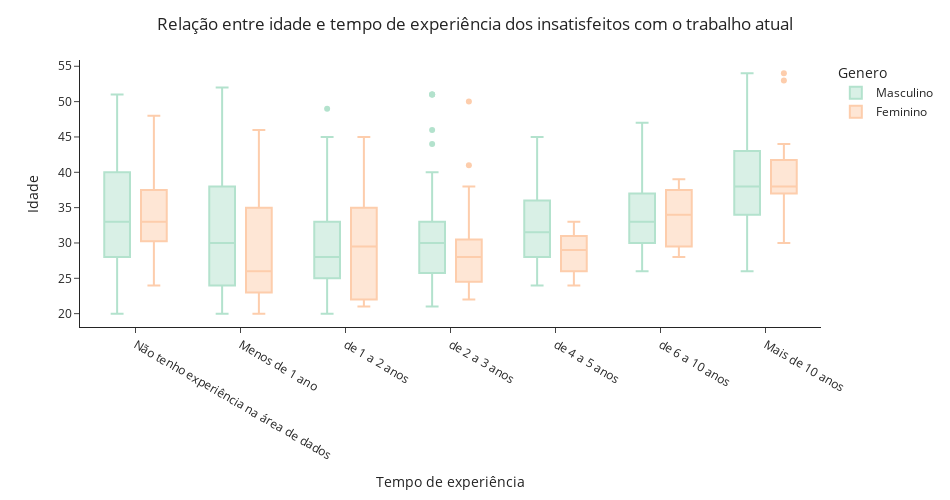

The cell this chart's notebook holds for it:
### Markdown cell above
É possível observar que há uma maior concentração de insatisfação nos primeiros anos de carreira para ambos os gêneros, com uma diferença mais acentuada na fase inicial.

### Code cell
# Visualização utilizando o Plotly

insatisfeitos = df.loc[df['Você está satisfeito na sua empresa atual?']==0, 
                       ['Genero', 'Quanto tempo de experiência na área de dados você tem?', 'Idade']]

fig = px.box(insatisfeitos, 
       x = 'Quanto tempo de experiência na área de dados você tem?', 
       y = 'Idade',
       color='Genero',
       template='simple_white',
       category_orders={
                        'Quanto tempo de experiência na área de dados você tem?': [
                            'Não tenho experiência na área de dados',
                            'Menos de 1 ano',
                            'de 1 a 2 anos',
                            'de 2 a 3 anos',
                            'de 4 a 5 anos',
                            'de 6 a 10 anos',
                            'Mais de 10 anos',
                            ]
                        },
       labels = {'Quanto tempo de experiência na área de dados você tem?': 'Tempo de experiência'},
       color_discrete_sequence=color_pal,
       )

fig.update_layout(width=950, height=500, 
                  title_text='Relação entre idade e tempo de experiência dos insatisfeitos com o trabalho atual',
                  title_x=0.50
                  )

fig.show()

### Figure 1 — Plotly figure (JSON) as saved in the notebook; plotly's stock layout.template omitted (floating-point values rounded to 4 significant figures; data arrays with more than 128 entries replaced by an {"elided": "..."} marker saying what was removed)
{"data": [{"alignmentgroup": "True", "hovertemplate": "Genero=Masculino<br>Tempo de experiência=%{x}<br>Idade=%{y}<extra></extra>", "legendgroup": "Masculino", "marker": {"color": "#b3e2cd"}, "name": "Masculino", "notched": false, "offsetgroup": "Masculino", "orientation": "v", "showlegend": true, "type": "box", "x": {"elided": "492 str values"}, "x0": " ", "xaxis": "x", "y": {"elided": "492 int values"}, "y0": " ", "yaxis": "y"}, {"alignmentgroup": "True", "hovertemplate": "Genero=Feminino<br>Tempo de experiência=%{x}<br>Idade=%{y}<extra></extra>", "legendgroup": "Feminino", "marker": {"color": "#fdcdac"}, "name": "Feminino", "notched": false, "offsetgroup": "Feminino", "orientation": "v", "showlegend": true, "type": "box", "x": ["Mais de 10 anos", "Mais de 10 anos", "de 4 a 5 anos", "de 1 a 2 anos", "de 2 a 3 anos", "Mais de 10 anos", "de 1 a 2 anos", "Mais de 10 anos", "Não tenho experiência na área de dados", "Mais de 10 anos", "de 2 a 3 anos", "Mais de 10 anos", "de 6 a 10 anos", "de 1 a 2 anos", "Menos de 1 ano", "de 1 a 2 anos", "Não tenho experiência na área de dados", "de 1 a 2 anos", "Não tenho experiência na área de dados", "de 2 a 3 anos", "Mais de 10 anos", "de 2 a 3 anos", "de 2 a 3 anos", "Não tenho experiência na área de dados", "Menos de 1 ano", "de 2 a 3 anos", "Não tenho experiência na área de dados", "Menos de 1 ano", "de 1 a 2 anos", "Mais de 10 anos", "Não tenho experiência na área de dados", "Menos de 1 ano", "Mais de 10 anos", "Não tenho experiência na área de dados", "de 4 a 5 anos", "Mais de 10 anos", "Menos de 1 ano", "de 2 a 3 anos", "de 1 a 2 anos", "Menos de 1 ano", "Menos de 1 ano", "de 1 a 2 anos", "de 2 a 3 anos", "de 2 a 3 anos", "Não tenho experiência na área de dados", "Menos de 1 ano", "Mais de 10 anos", "Menos de 1 ano", "de 4 a 5 anos", "Não tenho experiência na área de dados", "Menos de 1 ano", "Mais de 10 anos", "de 4 a 5 anos", "Não tenho experiência na área de dados", "de 6 a 10 anos", "de 2 a 3 anos", "Menos de 1 ano", "de 2 a 3 anos", "de 4 a 5 anos", "de 2 a 3 anos", "de 2 a 3 anos", "Menos de 1 ano", "de 6 a 10 anos", "Não tenho experiência na área de dados", "de 1 a 2 anos", "Não tenho experiência na área de dados", "de 1 a 2 anos", "de 1 a 2 anos", "Mais de 10 anos", "Menos de 1 ano", "de 2 a 3 anos", "Menos de 1 ano", "de 1 a 2 anos", "de 1 a 2 anos", "de 2 a 3 anos", "de 4 a 5 anos", "Menos de 1 ano", "de 4 a 5 anos", "de 4 a 5 anos", "Menos de 1 ano", "de 2 a 3 anos", "de 4 a 5 anos", "de 4 a 5 anos", "Menos de 1 ano", "de 1 a 2 anos", "Não tenho experiência na área de dados", "de 2 a 3 anos", "de 1 a 2 anos", "Menos de 1 ano", "de 4 a 5 anos", "Menos de 1 ano", "de 6 a 10 anos", "de 2 a 3 anos", "de 4 a 5 anos", "de 4 a 5 anos", "de 2 a 3 anos", "Mais de 10 anos", "de 2 a 3 anos", "de 6 a 10 anos", "Menos de 1 ano", "de 2 a 3 anos", "Não tenho experiência na área de dados", "Menos de 1 ano", "Mais de 10 anos", "Menos de 1 ano", "Menos de 1 ano", "de 6 a 10 anos", "de 1 a 2 anos", "Menos de 1 ano", "de 6 a 10 anos", "Menos de 1 ano", "de 2 a 3 anos", "de 1 a 2 anos", "de 1 a 2 anos", "de 2 a 3 anos", "Não tenho experiência na área de dados", "de 2 a 3 anos", "Menos de 1 ano", "de 4 a 5 anos"], "x0": " ", "xaxis": "x", "y": [38, 34, 33, 22, 38, 30, 25, 35, 39, 38, 50, 41, 38, 45, 46, 37, 29, 35, 48, 24, 37, 31, 30, 41, 36, 30, 31, 30, 29, 38, 38, 24, 44, 32, 28, 42, 43, 28, 27, 20, 32, 39, 31, 27, 30, 26, 53, 23, 25, 24, 35, 39, 29, 34, 39, 22, 28, 25, 33, 32, 22, 30, 31, 34, 28, 36, 34, 21, 37, 29, 28, 41, 22, 21, 26, 33, 38, 31, 26, 38, 29, 29, 25, 24, 22, 33, 41, 33, 23, 29, 21, 28, 22, 29, 24, 24, 39, 23, 34, 24, 27, 25, 23, 54, 22, 22, 29, 30, 23, 36, 26, 29, 35, 30, 25, 33, 28, 24, 27], "y0": " ", "yaxis": "y"}], "layout": {"boxmode": "group", "height": 500, "legend": {"title": {"text": "Genero"}, "tracegroupgap": 0}, "margin": {"t": 60}, "title": {"text": "Relação entre idade e tempo de experiência dos insatisfeitos com o trabalho atual", "x": 0.5}, "width": 950, "xaxis": {"anchor": "y", "categoryarray": ["Não tenho experiência na área de dados", "Menos de 1 ano", "de 1 a 2 anos", "de 2 a 3 anos", "de 4 a 5 anos", "de 6 a 10 anos", "Mais de 10 anos"], "categoryorder": "array", "domain": [0, 1], "title": {"text": "Tempo de experiência"}}, "yaxis": {"anchor": "x", "domain": [0, 1], "title": {"text": "Idade"}}}}
